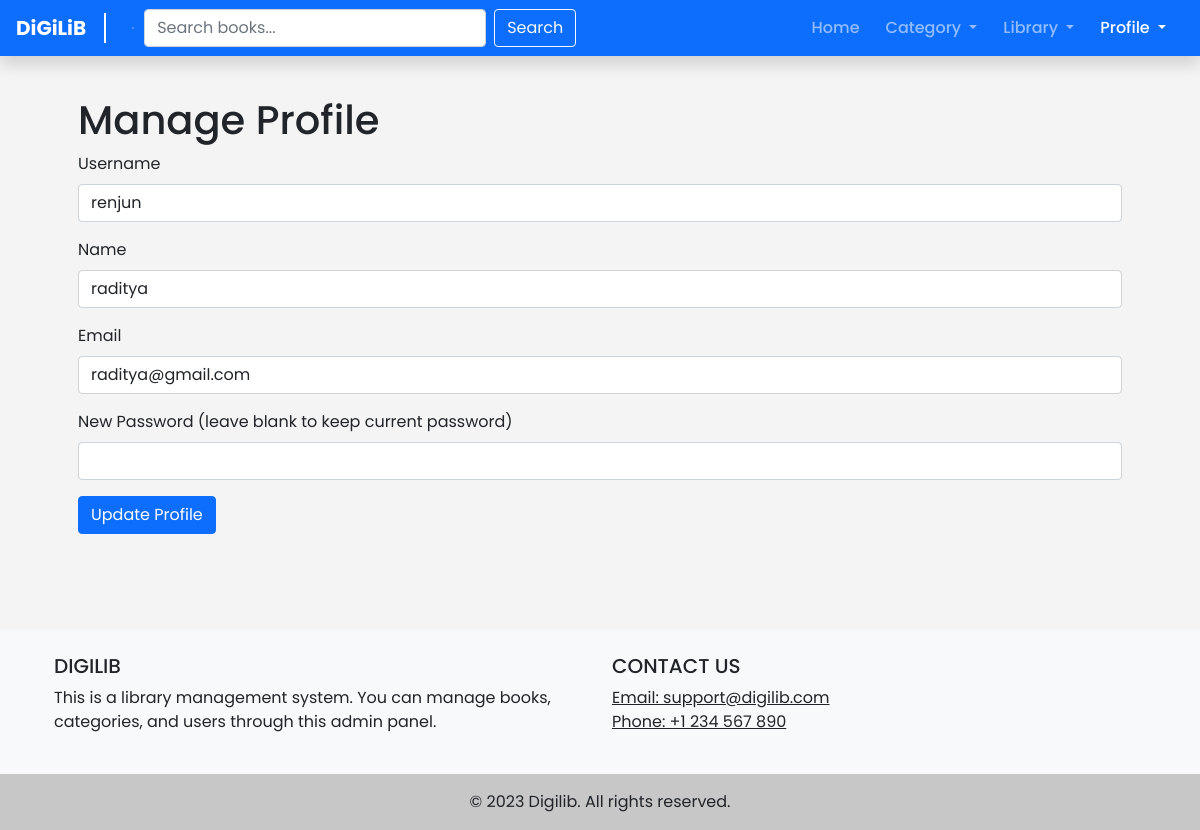
/user/user_profile.php (signed in), run on the app's committed database.
### tables this page shows
CREATE TABLE `users` (
  `id_user` int(11) NOT NULL,
  `username` varchar(50) NOT NULL,
  `email` varchar(50) NOT NULL,
  `password` varchar(255) NOT NULL,
  `name` varchar(255) NOT NULL,
  `is_admin` tinyint(1) DEFAULT 0
);

### includes/functions.php (called while the page is built, shortened)
<?php
function check_login($conn)
{
    if(isset($_SESSION['user_id']))
    {
        $id = $_SESSION['user_id'];
        $query = "SELECT * FROM users WHERE id_user = '$id' limit 1";
        $result = mysqli_query($conn, $query);
        if($result && mysqli_num_rows($result) > 0)
        {
            $user_data = mysqli_fetch_assoc($result);
            return $user_data;
        }
    }
    die;
}
?>

### user/user_profile.php (the view, shortened to what this page needs)
<?php
include("../includes/config.php");
include("../includes/functions.php");
$user_data = check_login($conn);
$search = isset($_GET['search']) ? htmlspecialchars($_GET['search'], ENT_QUOTES, 'UTF-8') : '';
?>
<!DOCTYPE html>
<html>
<head>
    <link href="../assets/css/bootstrap.min.css" rel="stylesheet">
</head>
<body>
<nav class="navbar navbar-expand-lg navbar-dark shadow fixed-top bg-primary">
  <div class="container container-nav">
    <a class="navbar-brand" href="#">DiGiLiB</a>
    <hr style="margin: 0 10px; border: 1px solid #fff;">
    <div class="collapse navbar-collapse" id="navbarNav">
      <form class="d-flex me-auto" method="GET" action="book.php">
        <input class="form-control me-2" type="search" placeholder="Search books..." name="search"
          value="<?php echo $search; ?>">
        <button class="btn btn-outline-light" type="submit">Search</button>
      </form>
      <ul class="navbar-nav ms-auto mb-8 mb-lg-0">
        <li class="nav-item">
          <a class="nav-link" aria-current="page" href="index.php">Home</a>
        </li>
        <li class="nav-item dropdown">
          <a class="nav-link dropdown-toggle" href="#" id="categoryDropdown" role="button" data-bs-toggle="dropdown" aria-expanded="false">
              Category
          </a>
        </li>
        <li class="nav-item dropdown">
          <a class="nav-link dropdown-toggle" href="#" id="navbarDropdown" role="button" data-bs-toggle="dropdown" aria-expanded="false">
            Library
          </a>
        </li>
        <li class="nav-item dropdown">
          <a class="nav-link active dropdown-toggle" id="navbarDropdown" role="button" data-bs-toggle="dropdown" aria-expanded="false" href="user_profile.php">
            Profile
          </a>
        </li>
      </ul>
    </div>
  </div>
</nav>
<div class="container p-5 mt-5">
    <h1>Manage Profile</h1>
    <form method="POST">
        <div class="mb-3">
            <label for="username" class="form-label">Username</label>
            <input type="text" class="form-control" id="username" name="username" value="<?php echo $user_data['username']; ?>">
        </div>
        <div class="mb-3">
            <label for="name" class="form-label">Name</label>
            <input type="text" class="form-control" id="name" name="name" value="<?php echo $user_data['name']; ?>">
        </div>
        <div class="mb-3">
            <label for="email" class="form-label">Email</label>
            <input type="email" class="form-control" id="email" name="email" value="<?php echo $user_data['email']; ?>">
        </div>
        <div class="mb-3">
            <label for="password" class="form-label">New Password (leave blank to keep current password)</label>
            <input type="password" class="form-control" id="password" name="password">
        </div>
        <button type="submit" class="btn btn-primary">Update Profile</button>
    </form>
</div>
<footer class="bg-light text-center text-lg-start mt-5">
        <div class="container p-4">
            <div class="row">
                <div class="col-lg-6 col-md-12 mb-4 mb-md-0">
                    <h5 class="text-uppercase">Digilib</h5>
                    <p>This is a library management system. You can manage books, categories, and users through this admin panel.</p>
                </div>
                <div class="col-lg-6 col-md-12 mb-4 mb-md-0">
                    <h5 class="text-uppercase">Contact Us</h5>
                    <ul class="list-unstyled mb-0">
                        <li><a href="#!" class="text-dark">Email: support@digilib.com</a></li>
                        <li><a href="#!" class="text-dark">Phone: +1 234 567 890</a></li>
                    </ul>
                </div>
            </div>
        </div>
        <div class="text-center p-3" style="background-color: rgba(0, 0, 0, 0.2);">
            &copy; 2023 Digilib. All rights reserved.
        </div>
    </footer>
</body>
</html>

### user/user_profile.php (style rules this page uses)
body { font-family: 'Poppins', sans-serif; background-color: #f4f4f4; }
.navbar-nav .nav-item { margin-right: 10px; }
.navbar-nav .nav-link { font-weight: 500; }
.navbar-brand { font-weight: 700; position: relative; padding-right: 20px; }
.navbar-brand::after { content: ''; position: absolute; right: 0; top: 50%; transform: translateY(-50%); width: 2px; height: 30px; background-color: #fff; }
.navbar { padding: 0.5rem 1rem; }
.navbar-nav { margin-left: auto; }
.container-nav { max-width: 100%; padding-left: 0; padding-right: 0; }

### data on the page
users: username "renjun", name "raditya", email "raditya@gmail.com"
